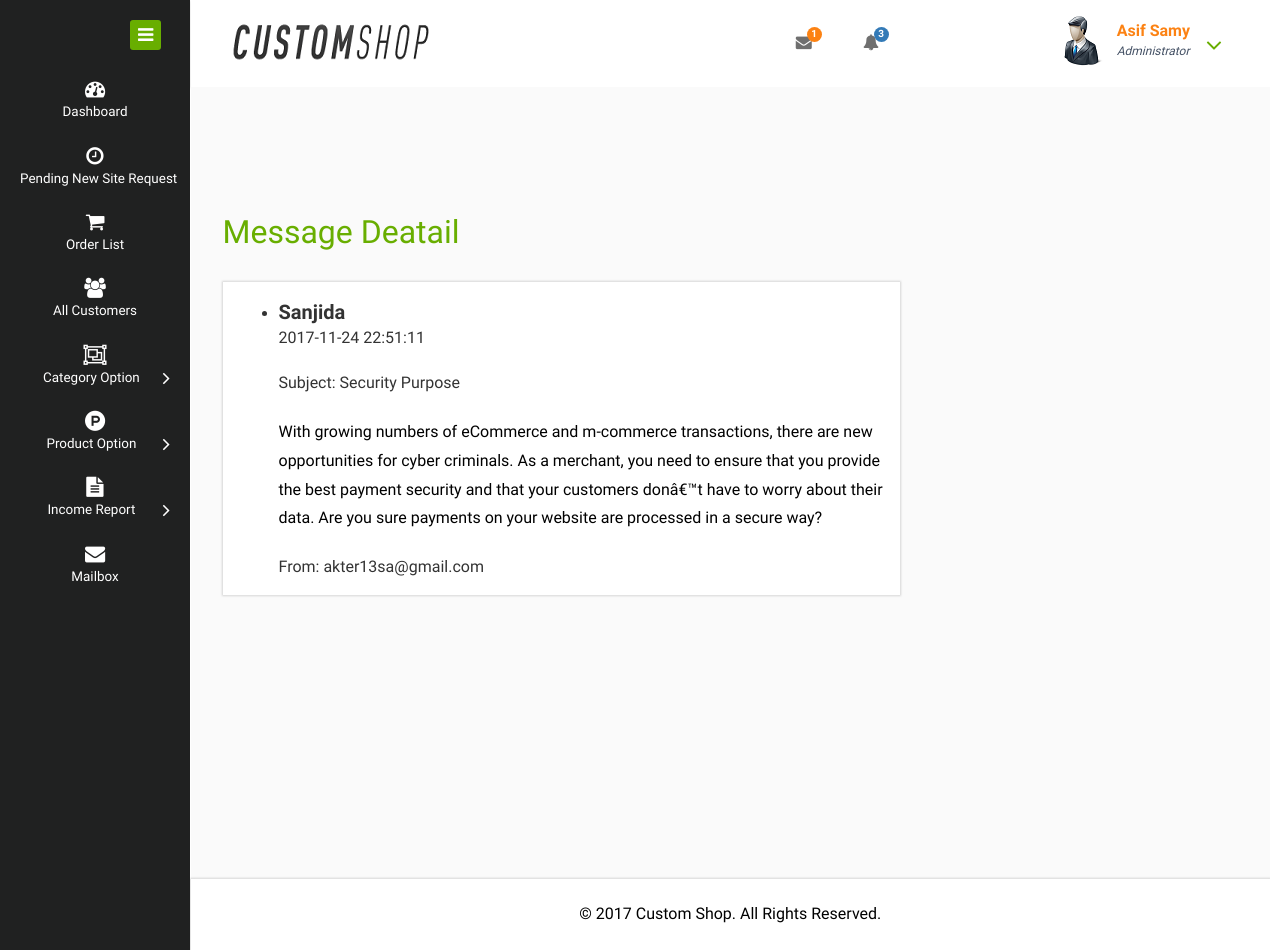
/FP/admin/mailSingle.php?msid=2 (signed in), run on the app's committed database.
### tables this page shows
CREATE TABLE `contact` (
  `id` int(11) NOT NULL,
  `name` varchar(50) NOT NULL,
  `email` varchar(100) NOT NULL,
  `subject` varchar(100) NOT NULL,
  `body` text NOT NULL,
  `status` tinyint(4) NOT NULL,
  `date` datetime NOT NULL DEFAULT CURRENT_TIMESTAMP
);

### FP/classes/Contact.php (called while the page is built, shortened)
<?php
   $filepath = realpath(dirname(__FILE__));
   include_once ($filepath.'/../lib/Database.php');
?>
<?php
   class Contact
   {
   	   private $db;
   	   public function __construct()
   	   {
   		   $this->db = new Database();
   	   }
         public function getMsgById($id)
         {
             $query = "SELECT * FROM contact WHERE id = '$id'";
             $result = $this->db->select($query);
             return $result;
         }
   }
?>

### FP/lib/Database.php (called while the page is built, shortened)
<?php
  $filepath = realpath(dirname(__FILE__));
?>
<?php
Class Database{
   public $host   = DB_HOST;
   public $user   = DB_USER;
   public $pass   = DB_PASS;
   public $dbname = DB_NAME;
   public $link;
   private function connectDB(){
     $this->link = new mysqli($this->host, $this->user, $this->pass,
     $this->dbname);
   }
   public function select($query){
     $result = $this->link->query($query) or die($this->link->error.__LINE__);
     if($result->num_rows > 0){
       return $result;
     } else {
       return false;
     }
   }
}
?>

### FP/admin/mailSingle.php (the view, shortened to what this page needs)
<?php include 'inc/header.php';?>
<?php include 'inc/sidebar.php';?>
<?php
   if (!isset($_GET['msid']) || $_GET['msid'] == NULL) {
       echo "<script>window.location = 'mailbox.php'; </script>";
   } else {
       $id = $_GET['msid'];
   }
?>
<div class="inner-block">
    <div class="blank">
      <h2>Message Deatail</h2>
       <div class="col-md-8 mailbox-content  tab-content tab-content-in">
        <div class="tab-pane active text-style" id="tab1">
      <?php
        $getmsg = $msg->getMsgById($id);
        if ($getmsg) {
            while ($result = $getmsg->fetch_assoc()) {
      ?>
            <ul><li><strong style="font-size: 20px"><?php echo $result['name']; ?></strong></li></ul>
            <ul><?php echo $result['date']; ?></ul><br>
            <ul>Subject: <?php echo $result['subject']; ?></ul><br>
            <ul><p><?php echo $result['body']; ?></p></ul><br>
            <ul>From: <?php echo $result['email']; ?></ul>
               </div>
       <?php } } ?>
            </div>
    </div>
</div>
<?php include 'inc/copyright.php';?>
</div>
</div>
    <?php include 'inc/sidebar.php';?>
</div>
</body>
</html>

### data on the page
contact: name "Sanjida", date "2017-11-24 22:51:11", subject "Security Purpose", body "With growing numbers of eCommerce and m-commerce transactions, there are new opportunities for cyber criminals. As a merchant, you need to ensure that you provide the best payment security and that your customers donâ€™t have to worry about their data. Are you sure payments on your website are processed in a secure way?", email "akter13sa@gmail.com"

### other printed values
$i "1"
$i_p "3"
Session::get('adminName') "Asif Samy"
